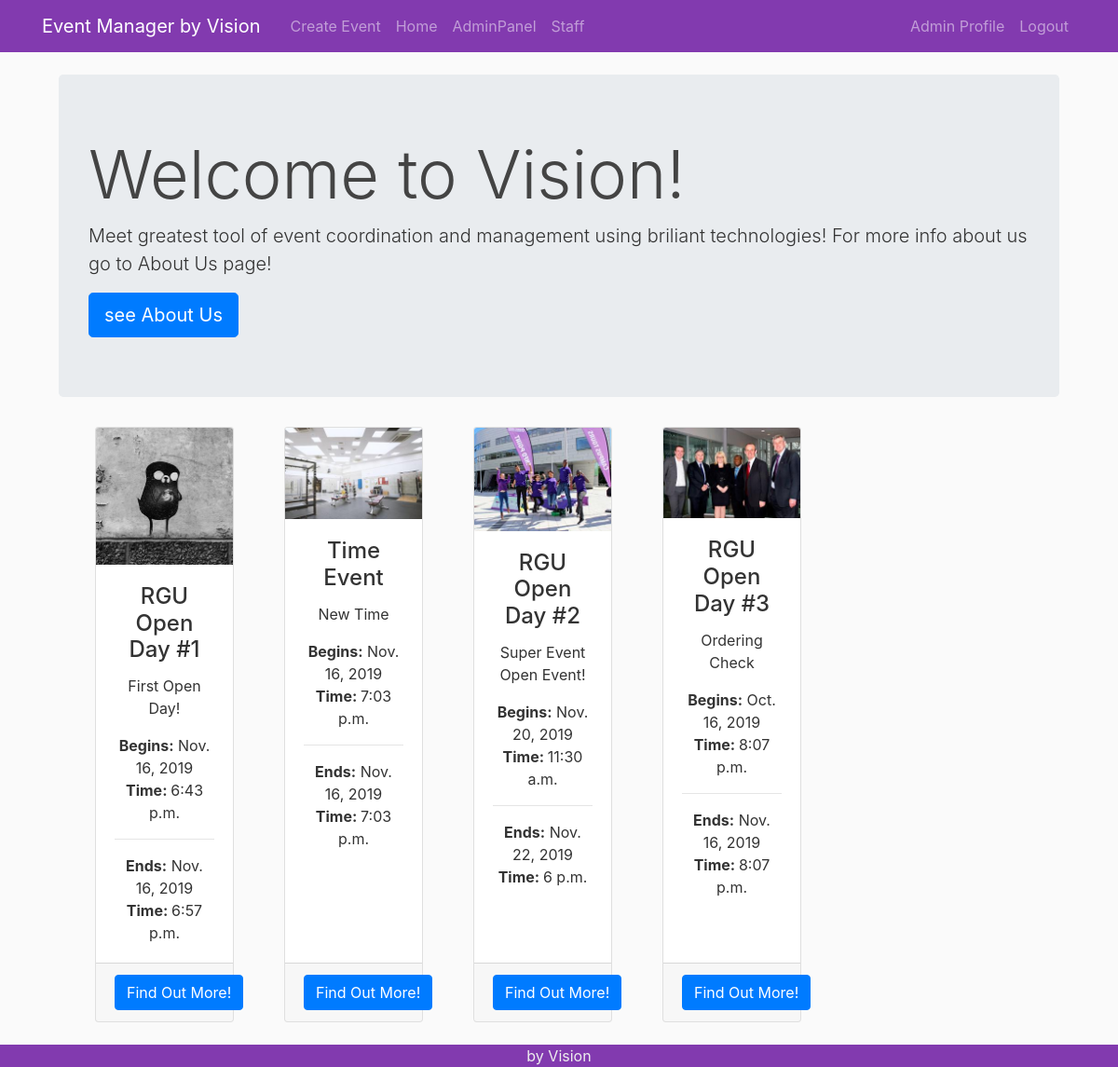
The app's page / (signed in) with its own data.
### events/models.py (models this page shows, shortened)
class Event(models.Model):
    event_name = models.CharField(max_length=50, null=False)
    start_date = models.DateField('Event starts', blank=False, default = timezone.now)
    start_time = models.TimeField('Time', blank=False, default = timezone.now)
    end_date = models.DateField('Event ends', blank=False, default = timezone.now)
    end_time = models.TimeField('Ends at', blank=False, default = timezone.now)
    date_published = models.DateTimeField(default = timezone.now)
    description = models.TextField(null=False, verbose_name='Description')
    location = models.CharField(max_length=100, null=False)
    author = models.ForeignKey(User, on_delete = models.CASCADE)
    image = models.ImageField(default='RGU.jpg', upload_to='event_pics')

### events/views.py (the view)
# urls.py: path('', views.index, name='home-events'),
def index(request):
	context = {
		'events': Event.objects.all()
	}
	return render(request, 'events/index.html', context)

### events/templates/events/index.html
{% extends "events/base.html" %}
  {% block content %}
  <div class="container-fluid">
    <header class="jumbotron mx-5">
      <h1 class="display-3">Welcome to Vision!</h1>
      <p class="lead">Meet greatest tool of event coordination and management using briliant technologies! For more info about us go to About Us page!</p>
      <a href="#" class="btn btn-primary btn-lg">see About Us</a>
    </header>
  </div>
    <div class="container-fluid">
    <div class="row text-center mx-5">
    {% for event in events %}
      <div class="col-sm-2 mb-4 ml-4">
        <div class="card h-100">
          <img class="card-img-top"  alt="{{ event.image.name }}" src="{{ event.image.url }}">
          <div class="card-body">
            <h4 class="card-title">{{ event.event_name }}</h4>
            <p class="card-text">{{ event.description }}</p>
               <p class="card-text"><b>Begins:</b> {{ event.start_date }} <br> <b> Time: </b>{{ event.start_time}} </p>
               <hr>
               <p class="card-text"><b>Ends:</b> {{ event.end_date }} <br> <b> Time: </b>{{ event.end_time}} </p>
          </div>
          <div class="card-footer">
            <a href="{% url 'event-detail' event.id %}" class="btn btn-primary">Find Out More!</a>
          </div>
        </div>
      </div>
    {% endfor %}
    </div>
  </div>
</body>
{% endblock content %}

### events/templates/events/base.html (shortened to what this page needs)
{% load static %}
{% load crispy_forms_tags %}
<!DOCTYPE html>
<html>
	<head>
		<link rel="stylesheet" href="https://maxcdn.bootstrapcdn.com/bootstrap/4.0.0/css/bootstrap.min.css">
	    <link rel="stylesheet" type="text/css" href="{% static 'events/css/main.css' %}">
	</head>
<body>
	<nav class="navbar navbar-expand-md navbar-dark bg-steel fixed-top">
	    <div class="container">
	      <a class="navbar-brand mr-4" href="{% url 'home-events' %}">Event Manager by Vision</a>
	      <div class="collapse navbar-collapse" id="navbarToggle">
	        <div class="navbar-nav mr-auto">
	        {% if user.is_authenticated and user.is_staff %}
	          <a class="nav-item  nav-link" href="{%url 'event-form' %}">Create Event</a>
	          <a class="nav-item nav-link" href="{% url 'home-events' %}">Home</a>
	        {% else %}
	          <a class="nav-item nav-link" href="{% url 'home-events' %}">Home</a>
	        {% endif %}
	       	{% if request.user.is_superuser %}
	        	<a class="nav-item nav-link" href="/admin">AdminPanel</a>
	        	<a class="nav-item nav-link" href="{%url 'staff-events' %}">Staff</a>
			{% endif %}
	        </div>
	        <div class="navbar-nav">
	        	{% if user.is_authenticated and user.is_staff %}
	        		<a class="nav-item nav-link" href="{% url 'profile' %}"> {{ user.username }} Profile</a>
	        		<a class="nav-item nav-link" href="{% url 'logout' %}">Logout</a>
	        	{% elif user.is_authenticated %}
	        		<a class="nav-item nav-link" href="{% url 'logout' %}">Logout</a>
	        	{% else %}
	        		<a class="nav-item nav-link" href="{% url 'login' %}">Login</a>
	        		<a class="nav-item  nav-link" href="{% url 'register' %}">Register</a>
	        	{% endif %}
	      </div>
	    </div>
	</nav>
		<main role="main">
	  <div id="main-sec" class="content-fluid">
	      {% block content %}{% endblock %}
		<br>
	<div class="footer nav-item fixed-bottom">
	    <a href="#"></a>by Vision</a>
	</div>
</body>
</html>

### static/events/css/main.css (style rules this page uses)
body { width: 100%; background: #fafafa; color: #333333; margin-top: 5rem; }
h1, h2, h3 { color: #444444 }
.bg-steel { background-color: #823AAF; }
.footer { background-color: #823AAF; color: #eeeeee; text-align: center; margin-top: 5rem; }

### records on screen
Event: image.name (picture), event_name "RGU Open Day #1", description "First Open Day!", start_date "Nov. 16, 2019", start_time "6:43 p.m.", end_date "Nov. 16, 2019", end_time "6:57 p.m."
Event: image.name (picture), event_name "Time Event", description "New Time", start_date "Nov. 16, 2019", start_time "7:03 p.m.", end_date "Nov. 16, 2019", end_time "7:03 p.m."
Event: image.name (picture), event_name "RGU Open Day #2", description "Super Event Open Event!", start_date "Nov. 20, 2019", start_time "11:30 a.m.", end_date "Nov. 22, 2019", end_time "6 p.m."
Event: image.name (picture), event_name "RGU Open Day #3", description "Ordering Check", start_date "Oct. 16, 2019", start_time "8:07 p.m.", end_date "Nov. 16, 2019", end_time "8:07 p.m."

### other values on screen
{{ user.username }} "Admin"
